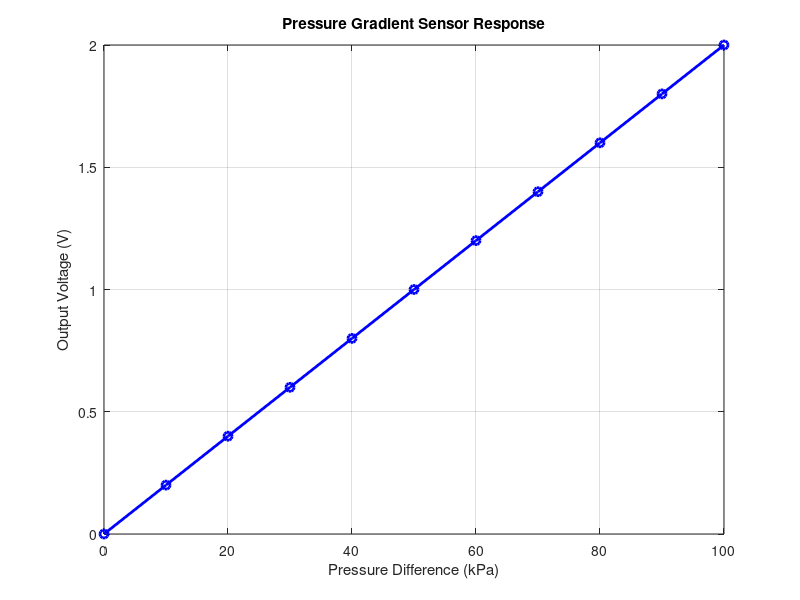
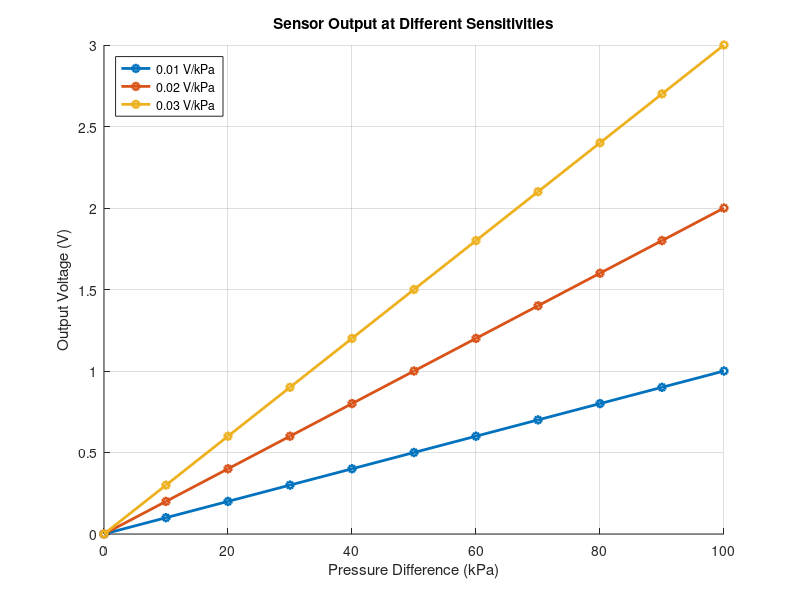

Write the MATLAB code that produced these figures, in order.

clc;
clear;
close all;

%% PRESSURE GRADIENT SENSOR SIMULATION

% Illustrative sensor parameter
sensitivity = 0.02;    % Sensor sensitivity (V/kPa)

% Pressure values
P2 = 100;              % Reference pressure (kPa)
P1 = 100:10:200;       % Varying pressure (kPa)

% Calculate pressure difference
deltaP = P1 - P2;

% Calculate sensor output voltage
Vout = sensitivity .* deltaP;

%% Display results
fprintf('PRESSURE GRADIENT SENSOR SIMULATION\n\n');

fprintf('Reference pressure: %.2f kPa\n', P2);
fprintf('Sensor sensitivity: %.3f V/kPa\n\n', sensitivity);

fprintf('P1 (kPa)   P2 (kPa)   Delta P (kPa)   Output (V)\n');

for i = 1:length(P1)
    fprintf('%7.2f   %7.2f      %7.2f        %7.3f\n', ...
        P1(i), P2, deltaP(i), Vout(i));
end

%% Graph 1: Output voltage vs pressure difference
figure;

plot(deltaP, Vout, 'b-o', ...
    'LineWidth', 2, 'MarkerSize', 6);

xlabel('Pressure Difference (kPa)');
ylabel('Output Voltage (V)');
title('Pressure Gradient Sensor Response');

grid on;

%% Graph 2: Effect of Sensor Sensitivity
sensitivity_values = [0.01, 0.02, 0.03];

figure;
hold on;

for i = 1:length(sensitivity_values)
    output = sensitivity_values(i) .* deltaP;

    plot(deltaP, output, 'LineWidth', 2, ...
        'Marker', 'o', 'MarkerSize', 5);
end

xlabel('Pressure Difference (kPa)');
ylabel('Output Voltage (V)');
title('Sensor Output at Different Sensitivities');

legend('0.01 V/kPa', '0.02 V/kPa', ...
    '0.03 V/kPa', 'Location', 'northwest');

grid on;

%% Simulation summary
fprintf('\nSimulation completed successfully.\n');
fprintf('Maximum pressure difference: %.2f kPa\n', max(deltaP));
fprintf('Maximum output voltage: %.3f V\n', max(Vout));
